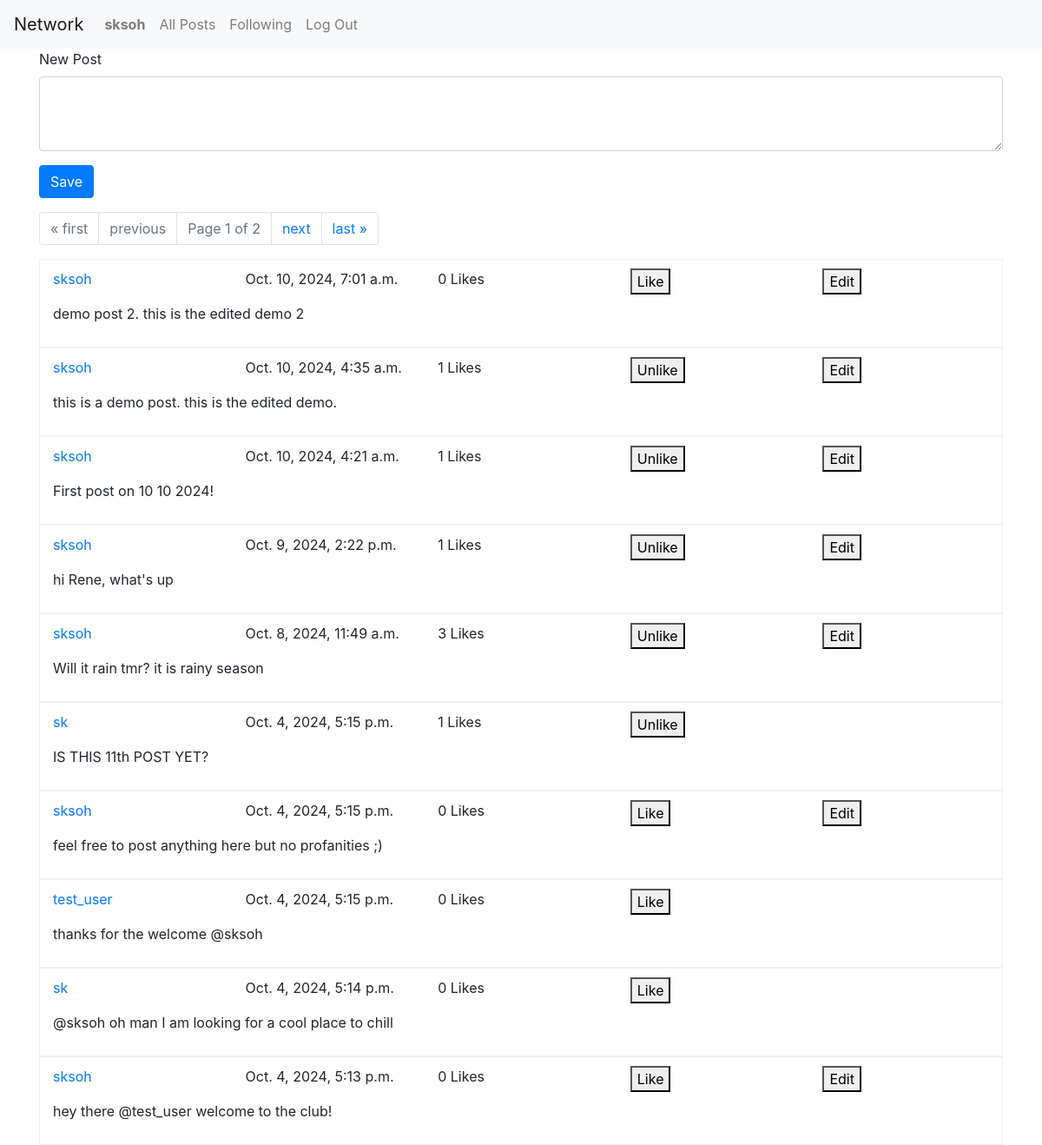
Screenshot of / (signed in) with the database file from the repository.
### network/models.py (models this page shows, shortened)
class User(AbstractUser):
    pass

class Post(models.Model):
    author = models.ForeignKey(User, on_delete=models.CASCADE, related_name="user_author")
    content = models.CharField(max_length=128)
    date_time = models.DateTimeField(auto_now_add=True)
    likes = models.ManyToManyField(User, blank=True, related_name="posts_liked")

### network/views.py (the view)
# urls.py: path("", views.index, name="index"),
def index(request):
    all_posts = Post.objects.all().order_by('date_time').reverse()
    paginator = Paginator(all_posts, 10) # Show 10 per page
    page_number = request.GET.get('page')
    page_obj = paginator.get_page(page_number)
    return render(request, "network/index.html", {
        'page_obj': page_obj
    })

### network/templates/network/index.html (shortened to what this page needs)
{% extends "network/layout.html" %}
{% block body %}
    <div class="container">
        {% if user.is_authenticated %}
            <div class='form-div'>
                <div class="mb-3">
                    <form action="{% url 'create' %}" method="post">
                        <label for="create_form_input_title" class="form-label">New Post</label>
                        <textarea class="form-control mb-3" id="create_form_input_title" rows="3" name="new_post"></textarea>
                        <div><button type="submit" class="btn btn-primary">Save</button></div>
                    </form>
                </div>
            </div>
        {% endif %}
        <nav aria-label="Page navigation">
            <ul class="pagination">
                {% if page_obj.has_previous %}
                    <li class="page-item"><a class="page-link" href="?page=1">&laquo; first</a></li>
                    <li class="page-item"><a class="page-link" href="?page={{ page_obj.previous_page_number }}">previous</a></li>
                {% else %}
                    <li class="page-item disabled"><a class="page-link" href="#">&laquo; first</a></li>
                    <li class="page-item disabled"><a class="page-link" href="#">previous</a></li>
                {% endif %}
                <li class="page-item disabled">
                    <span class="page-link">Page {{ page_obj.number }} of {{ page_obj.paginator.num_pages }}</span>
                </li>
                {% if page_obj.has_next %}
                    <li class="page-item"><a class="page-link" href="?page={{ page_obj.next_page_number }}">next</a></li>
                    <li class="page-item"><a class="page-link" href="?page={{ page_obj.paginator.num_pages }}">last &raquo;</a></li>
                {% else %}
                    <li class="page-item disabled"><a class="page-link" href="#">next</a></li>
                    <li class="page-item disabled"><a class="page-link" href="#">last &raquo;</a></li>
                {% endif %}
            </ul>
        </nav>
        <div>
            {% for post in page_obj.object_list %}
                <div class="container posts_div" style="border: 0.5px solid #d3d3d352; padding-top: 10px; padding-bottom: 10px;">
                    <div class="row">
                        <div class="col">
                            <a href="{% url 'user_profile' id=post.author.id %}">{{ post.author }}</a>
                        </div>
                        <div class="col">
                            <p>{{ post.date_time }}</p>
                        </div>
                        <div class="col">
                            <span id="like-count-{{ post.id }}">{{ post.likes.count }} Likes</span>
                        </div>
                        <div class="col">
                            <button class="like_buttons" type="submit" data-post-id="{{ post.id }}">
                                {% if user in post.likes.all %}
                                    Unlike
                                {% else %}
                                    Like
                                {% endif %}
                            </button>
                        </div>
                        <div class="col">
                            {% if user == post.author %}
                                <button class="edit_buttons" type="submit" data-post-id="{{ post.id }}">Edit</button>
                            {% endif %}
                        </div>
                    </div>
                    <div id="content-view-{{ post.id }}">
                        <p>{{ post.content }}</p>
                    </div>
                </div>
            {% endfor %}
        </div>
    </div>
{% endblock %}

### network/templates/network/layout.html (shortened to what this page needs)
{% load static %}
<!DOCTYPE html>
<html lang="en">
    <head>
        <link rel="stylesheet" href="https://stackpath.bootstrapcdn.com/bootstrap/4.4.1/css/bootstrap.min.css">
        <link href="{% static 'network/styles.css' %}" rel="stylesheet">
    </head>
    <body>
        <nav class="navbar navbar-expand-lg navbar-light bg-light">
            <a class="navbar-brand" href="{% url 'index' %}">Network</a>
            <div>
              <ul class="navbar-nav mr-auto">
                {% if user.is_authenticated %}
                    <li class="nav-item">
                        <a class="nav-link" href="{% url 'user_profile' id=user.id %}"><strong>{{ user.username }}</strong></a>
                    </li>
                {% endif %}
                <li class="nav-item">
                  <a class="nav-link" href="{% url 'index' %}">All Posts</a>
                </li>
                {% if user.is_authenticated %}
                    <li class="nav-item">
                        <a class="nav-link" href="{% url 'followings' %}">Following</a>
                    </li>
                    <li class="nav-item">
                        <a class="nav-link" href="{% url 'logout' %}">Log Out</a>
                    </li>
                {% endif %}
              </ul>
            </div>
          </nav>
        <div class="body">
            {% block body %}
            {% endblock %}
        </div>
    </body>
</html>

### rows the page displays
User: username "sksoh"
Post: author "sksoh", date_time "Oct. 10, 2024, 7:01 a.m.", likes.count "0", shows "Like", content "demo post 2. this is the edited demo 2"
Post: author "sksoh", date_time "Oct. 10, 2024, 4:35 a.m.", likes.count "1", shows "Unlike", content "this is a demo post. this is the edited demo."
Post: author "sksoh", date_time "Oct. 10, 2024, 4:21 a.m.", likes.count "1", shows "Unlike", content "First post on 10 10 2024!"
Post: author "sksoh", date_time "Oct. 9, 2024, 2:22 p.m.", likes.count "1", shows "Unlike", content "hi Rene, what's up"
Post: author "sksoh", date_time "Oct. 8, 2024, 11:49 a.m.", likes.count "3", shows "Unlike", content "Will it rain tmr? it is rainy season"
Post: author "sk", date_time "Oct. 4, 2024, 5:15 p.m.", likes.count "1", shows "Unlike", content "IS THIS 11th POST YET?"
Post: author "sksoh", date_time "Oct. 4, 2024, 5:15 p.m.", likes.count "0", shows "Like", content "feel free to post anything here but no profanities ;)"
Post: author "test_user", date_time "Oct. 4, 2024, 5:15 p.m.", likes.count "0", shows "Like", content "thanks for the welcome @sksoh"
Post: author "sk", date_time "Oct. 4, 2024, 5:14 p.m.", likes.count "0", shows "Like", content "@sksoh oh man I am looking for a cool place to chill"
Post: author "sksoh", date_time "Oct. 4, 2024, 5:13 p.m.", likes.count "0", shows "Like", content "hey there @test_user welcome to the club!"

### other values shown
{{ page_obj.number }} "1"
{{ page_obj.paginator.num_pages }} "2"
